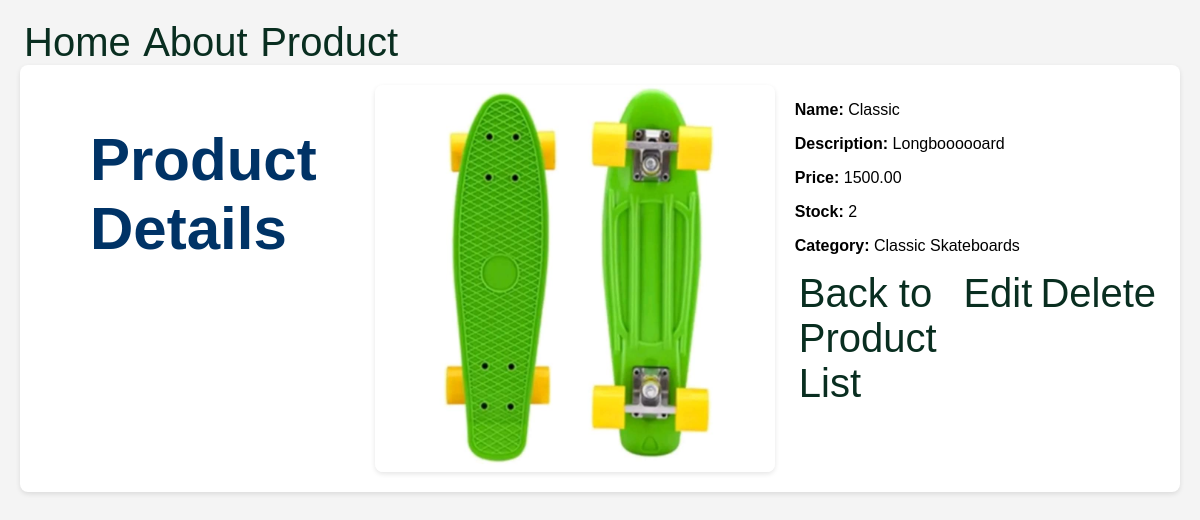
Page /products/3/ on the committed database.
### app/models.py (models this page shows, shortened)
class Product(models.Model):
    productID = models.CharField(max_length=20, primary_key=True)
    name = models.CharField(max_length=100)
    description = models.TextField()
    price = models.DecimalField(max_digits=10, decimal_places=2)
    stock = models.PositiveIntegerField()
    category = models.ForeignKey(Category, related_name="products", on_delete=models.CASCADE)
    image = models.ImageField(null=True, blank=True, upload_to='images/')

class Category(models.Model):
    categoryID = models.AutoField(primary_key=True)
    name = models.CharField(max_length=50, unique=True)
    description = models.TextField(null=True, blank=True)
    def __str__(self):
        return self.name

### app/views.py (the view)
# urls.py: path('products/<int:pk>/', ProductDetailView.as_view(), name='product_detail'),
class ProductDetailView(DetailView):
    model = Product
    template_name = 'app/product_detail.html'
    context_object_name = 'product'

### app/templates/app/product_detail.html
{% extends 'app/base.html' %}  {% load static %}
{% block content %}
    <link rel="stylesheet" href="{% static 'css/detail.css' %}">
<div class="product-details-container">
    <h1>Product Details</h1>
    <div class="product-image">
        {% if product.image %}
            <img src="{{ product.image.url }}" alt="{{ product.name }}" class="product-image-actual">
        {% else %}
            <p class="no-image">No image available</p>
        {% endif %}
    </div>
    <div class="product-info">
        <p><strong>Name:</strong> {{ product.name }}</p>
        <p><strong>Description:</strong> {{ product.description }}</p>
        <p><strong>Price:</strong> {{ product.price }}</p>
        <p><strong>Stock:</strong> {{ product.stock }}</p>
        <p><strong>Category:</strong> {{ product.category }}</p>
        <div class="product-actions">
            <a href="{% url 'product_list' %}" class="btn btn-back">Back to Product List</a>
            <a href="{% url 'product_update' pk=product.pk %}" class="btn btn-edit">Edit</a>
            <a href="{% url 'product_delete' pk=product.pk %}" class="btn btn-delete">Delete</a>
        </div>
    </div>
</div>
{% endblock content %}

### static/css/base.css (style rules this page uses)
h1 { color: #003366; margin-left: 50px; font-size: 60px; }
a { color: #092e20; font-size: 40px; box-shadow: inset 0 0 0 0 gray; padding: 0 .25rem; transition: color .3s ease-in-out, box-shadow .3s ease-in-out; text-decoration: none; position: relative; }
body { background-repeat: no-repeat; background-attachment: fixed; background-size: cover; }

### static/css/detail.css (style rules this page uses)
body { font-family: sans-serif; margin: 20px; background-color: #f4f4f4; }
.product-details-container { background-color: white; padding: 20px; border-radius: 8px; box-shadow: 0 2px 5px rgba(0, 0, 0, 0.1); display: flex; flex-direction: column; align-items: center; }
.product-image { margin-bottom: 20px; overflow: hidden; border-radius: 8px; box-shadow: 0 2px 5px rgba(0, 0, 0, 0.1); max-width: 400px; height: auto; }
.product-image-actual { width: 100%; display: block; }
.product-info { text-align: center; margin-bottom: 20px; }
.product-actions { display: flex; justify-content: center; }
@media (min-width: 768px) { .product-details-container { flex-direction: row; align-items: flex-start; } }
@media (min-width: 768px) { .product-image { margin-right: 20px; margin-bottom: 0; } }
@media (min-width: 768px) { .product-info { text-align: left; } }
@media (min-width: 768px) { .product-actions { justify-content: flex-start; } }

### rows in the picture
Product: image (picture), name "Classic", description "Longboooooard", price "1500.00", stock "2", category "Classic Skateboards"
